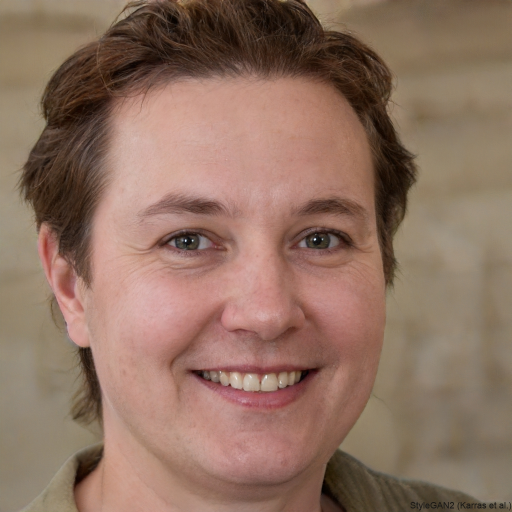
#> input picture test-face.jpg, 1024 x 1024 px (shown at 1/2 size)
$ python ResNet50-undersampling.py
#> lines starting #> are read from the running program, lines starting #| are printed output that depends on the picture
from PIL import Image
import os

def single_image_undersample(input_path, output_path, quality=30):
    """Reduce image quality/size (simulate undersampling)"""
#> called with input_path = 'test-face.jpg', output_path = 'test-face_undersampled.jpg', quality = 30
    # Downscale image
    img = Image.open(input_path)
#> img is the input picture: PIL image 1024x1024 RGB; mean R, G, B 143.2, 113.5, 97.4
    img = img.resize((img.width//2, img.height//2))  # Halve resolution
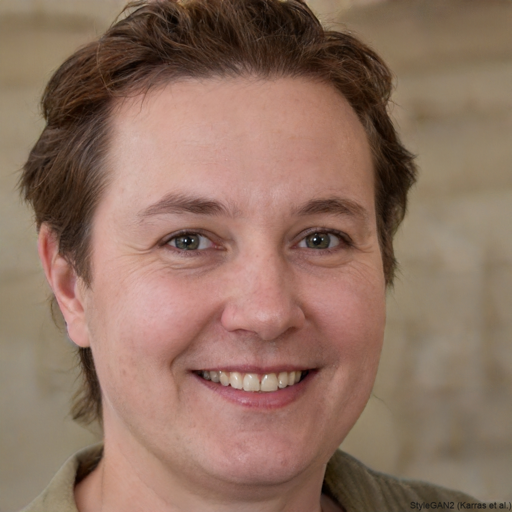
#> img: PIL image 512x512 RGB; mean R, G, B 143.2, 113.5, 97.4

    # Save with lower quality
    img.save(output_path, quality=quality)
    print(f"Undersampled image saved to {output_path}")

# Usage
single_image_undersample("test-face.jpg", "test-face_undersampled.jpg")
